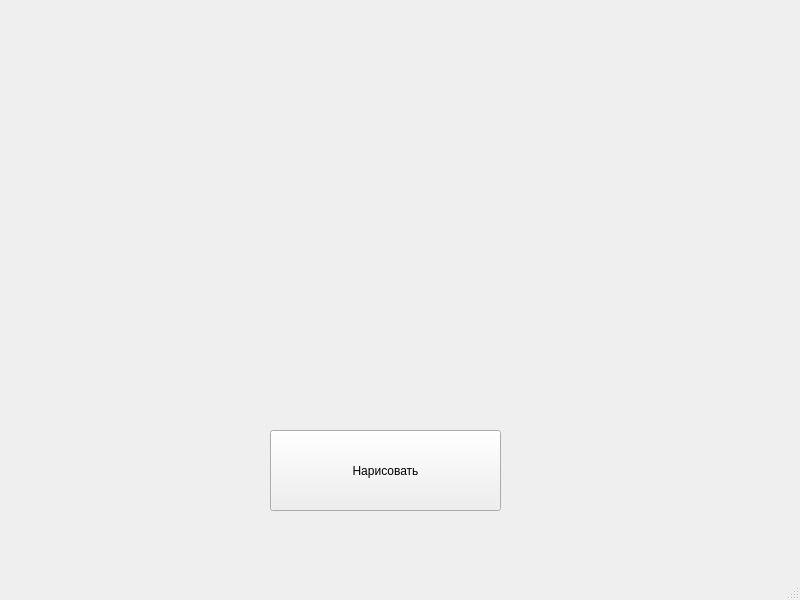
<?xml version="1.0" encoding="UTF-8"?>
<ui version="4.0">
 <class>MainWindow</class>
 <widget class="QMainWindow" name="MainWindow">
  <property name="geometry">
   <rect>
    <x>0</x>
    <y>0</y>
    <width>800</width>
    <height>600</height>
   </rect>
  </property>
  <property name="windowTitle">
   <string>MainWindow</string>
  </property>
  <widget class="QWidget" name="centralwidget">
   <widget class="QPushButton" name="pushButton">
    <property name="geometry">
     <rect>
      <x>270</x>
      <y>430</y>
      <width>231</width>
      <height>81</height>
     </rect>
    </property>
    <property name="text">
     <string>Нарисовать</string>
    </property>
   </widget>
  </widget>
  <widget class="QMenuBar" name="menubar">
   <property name="geometry">
    <rect>
     <x>0</x>
     <y>0</y>
     <width>800</width>
     <height>26</height>
    </rect>
   </property>
  </widget>
  <widget class="QStatusBar" name="statusbar"/>
 </widget>
 <resources/>
 <connections/>
</ui>
